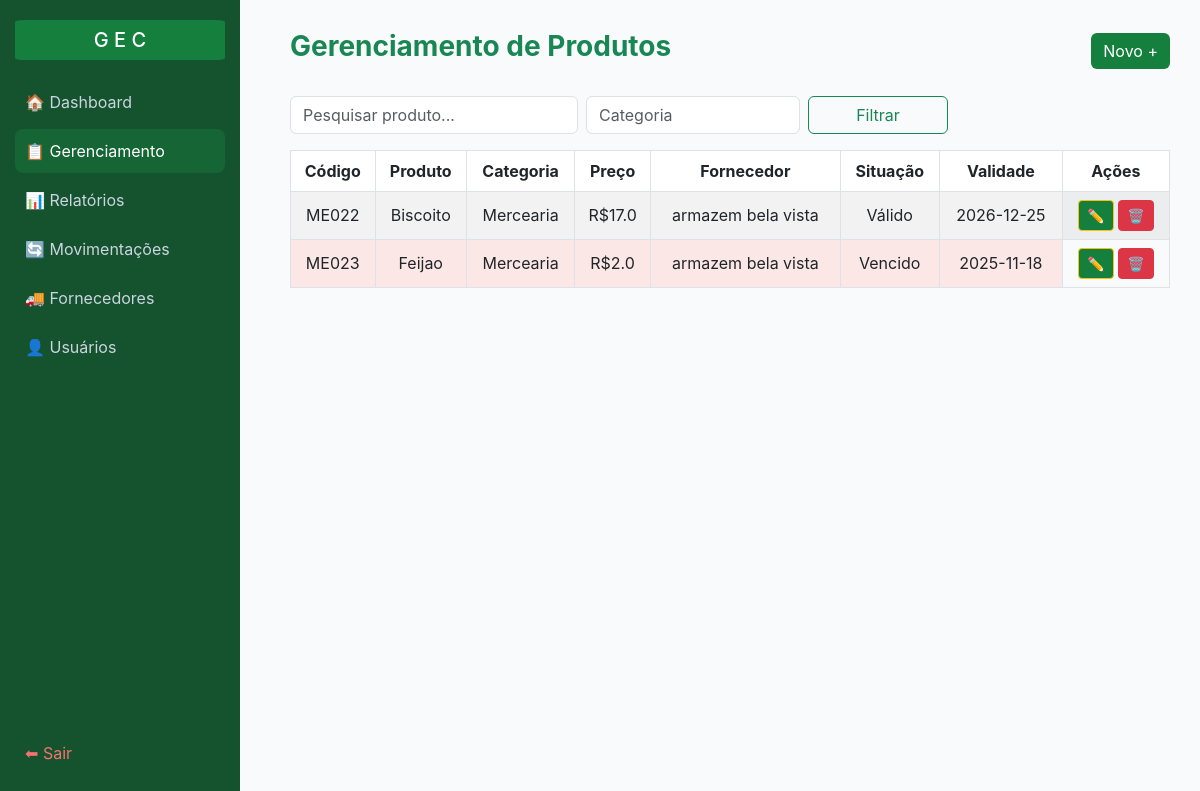
Screenshot of /gerenciamento (signed in) with the database file from the repository.
### tables this page shows
CREATE TABLE "produtos" (
	"id"	INTEGER,
	"nome"	TEXT NOT NULL,
	"descricao"	TEXT,
	"codigo"	NUMERIC UNIQUE,
	"categoria"	TEXT,
	"preco"	REAL NOT NULL,
	"fornecedor_id"	INTEGER,
	"data_validade"	TEXT NOT NULL,
	"status_validade"	TEXT DEFAULT 'válido',
	"ativo"	INTEGER DEFAULT 1,
	PRIMARY KEY("id" AUTOINCREMENT),
	FOREIGN KEY("fornecedor_id") REFERENCES "fornecedores"("id")
);

CREATE TABLE "fornecedores" (
	"id"	INTEGER,
	"nome"	TEXT NOT NULL,
	"cnpj_cpf"	TEXT NOT NULL,
	"telefone"	TEXT NOT NULL,
	"email"	TEXT NOT NULL, ativo INTEGER DEFAULT 1,
	PRIMARY KEY("id" AUTOINCREMENT)
);

### app.py (the view)
@app.route("/gerenciamento")
@login_required
def gerenciamento():
    conn = conectar()
    cur = conn.cursor()
    nome = request.args.get("nome", "").capitalize()
    categoria = request.args.get("categoria", "").capitalize()\
    query = """
    Select p.id, p.nome, p.codigo, p.categoria, p.preco, p.data_validade,
    p.status_validade, p.ativo, f.nome AS fornecedor
    From produtos p
    Left Join fornecedores f On p.fornecedor_id = f.id
    Where p.ativo = 1
    """
    params = []
    if nome:
        query += " And p.nome LIKE ?"
        params.append(f"%{nome}%")
    if categoria:
        query += " And p.categoria = ?"
        params.append(categoria)
    cur.execute(query, params)
    produtos = cur.fetchall()
    return render_template("gerencia/produtos.html", nome=nome, categoria=categoria, produtos=produtos)

### app.py (called while the page is built)
def login_required(f):
    @wraps(f)
    def wrapper(*args, **kwargs):
        if not session.get("usuario"):
            flash("Faça login primeiro!")
            return redirect(url_for("login"))
        return f(*args, **kwargs)
    return wrapper

### data/db.py (called while the page is built)
def conectar():
    return sqlite3.connect("data/estoque.db")

### templates/gerencia/produtos.html (shortened to what this page needs)
<!DOCTYPE html>
<html lang="pt-BR">
<head>
    <link href="https://cdn.jsdelivr.net/npm/bootstrap@5.3.0/dist/css/bootstrap.min.css" rel="stylesheet">
</head>
<body>
<div class="sidebar">
    <div>
        <h5>G E C</h5>
        <a href="{{ url_for('home') }}">🏠 Dashboard</a>
        <a href="{{ url_for('gerenciamento') }}" class="active">📋 Gerenciamento</a>
        <a href="{{ url_for('relatorios') }}">📊 Relatórios</a>
        <a href="{{ url_for('movimentacao') }}">🔄 Movimentações</a>
        {% if session.perfil == "admin" %}
        <a href="{{ url_for('listar_forn') }}">🚚 Fornecedores</a>
        <a href="{{ url_for('listar_usuarios') }}">👤 Usuários</a>
        {% endif %}
    </div>
    <div>
        <a href="{{ url_for('login') }}" class="logout" style="color: #f87171;">⬅ Sair</a>
    </div>
</div>
<div class="content">
    <div class="d-flex justify-content-between align-items-center mb-4">
        <h3 class="fw-bold text-success">Gerenciamento de Produtos</h3>
        {% if session.perfil == "admin"%}
        <a href="{{ url_for('novo_produto') }}" class="btn btn-success">Novo +</a>
        {% endif %}
    </div>
    <form class="row g-2 mb-3" method="get">
        <div class="col-md-4">
            <input type="text" name="nome" class="form-control" placeholder="Pesquisar produto..." value="{{ nome }}">
        </div>
        <div class="col-md-3">
            <input type="text" name="categoria" class="form-control" placeholder="Categoria" value="{{ categoria }}">
        </div>
        <div class="col-md-2">
            <button type="submit" class="btn btn-outline-success w-100">Filtrar</button>
        </div>
    </form>
    <div class="table-responsive">
        <table class="table table-striped table-bordered align-middle">
            <thead>
                <tr class="text-center">
                    <th>Código</th>
                    <th>Produto</th>
                    <th>Categoria</th>
                    <th>Preço</th>
                    <th>Fornecedor</th>
                    <th>Situação</th>
                    <th>Validade</th>
                    {% if session.perfil == "admin" %}
                    <th>Ações</th>
                    {% endif %}
                </tr>
            </thead>
            <tbody>
                {% if produtos %}
                    {% for p in produtos %}
                    <tr class="{% if p[6] == 'vencido' %}vencido{% endif %}">
                        <td>{{ p[2] }}</td>
                        <td>{{ p[1] }}</td>
                        <td>{{ p[3] or '-' }}</td>
                        <td>R${{ p[4] }}</td>
                        <td>{{ p[8] or '-' }}</td>
                        <td>{{ p[6].capitalize() }}</td>
                        <td>{{ p[5] }}</td>
                        {% if session.perfil == "admin" %}
                        <td style="background-color: #f9fafb;">
                            <a href="{{ url_for('editar_produto', id=p[0]) }}"
                               class="btn btn-warning btn-sm"
                               style="background-color: #15803d;">✏️</a>
                            <button class="btn btn-danger btn-sm"
                                    data-bs-toggle="modal"
                                    data-bs-target="#modalInativar{{ p[0] }}">
                                🗑️
                            </button>
                        </td>
                        {% endif %}
                    </tr>
                    {% endfor %}
                {% else %}
                    <tr>
                        <td colspan="8" class="text-center text-muted">Nenhum produto encontrado.</td>
                    </tr>
                {% endif %}
            </tbody>
        </table>
    </div>
</div>
</body>
</html>

### templates/gerencia/produtos.html (style rules this page uses)
body { background-color: #f9fafb; font-family: "Inter", sans-serif; }
.sidebar { height: 100vh; width: 240px; background-color: #14532d; color: #fff; position: fixed; top: 0; left: 0; padding: 20px 15px; display: flex; flex-direction: column; justify-content: space-between; }
.sidebar h5 { color: #fff; margin-bottom: 20px; text-align: center; background-color: #15803d; border-radius: 6px; padding: 8px 0; }
.sidebar a { display: block; color: #cbd5e1; text-decoration: none; padding: 10px; border-radius: 8px; margin-bottom: 5px; transition: 0.2s; }
.sidebar a:hover, .sidebar a.active { background-color: #166534; color: #fff; }
.logout { color: #f87171; }
.content { margin-left: 260px; padding: 30px; }
.table thead { background-color: #166534; color: white; }
.btn-success { background-color: #15803d; border: none; }
td { text-align: center; }
tr.vencido td { background-color: #fce7e7; }
.sidebar h5 { text-align: center; background-color: #15803d; border-radius: 5%; }

### rows the page displays
produtos: codigo "ME022", nome "Biscoito", categoria "Mercearia", preco "17.0", nome "armazem bela vista", status_validade "Válido", data_validade "2026-12-25"
produtos: codigo "ME023", nome "Feijao", categoria "Mercearia", preco "2.0", nome "armazem bela vista", status_validade "Vencido", data_validade "2025-11-18"
